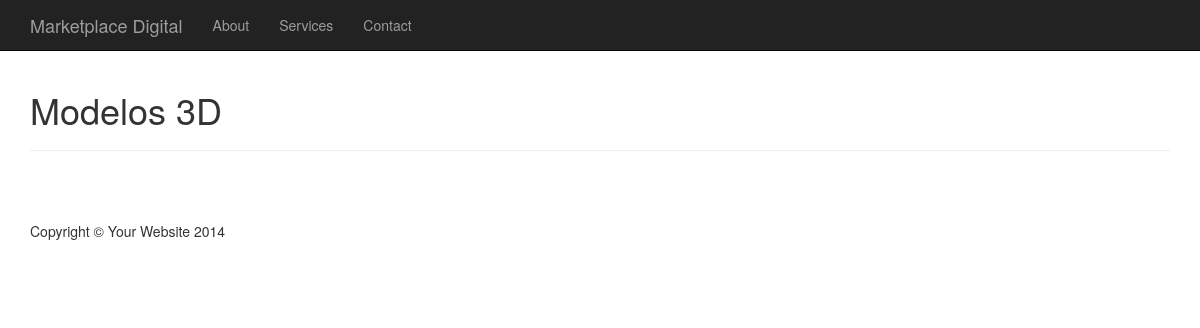
/categorias/modelos-3d/, run on an earlier commit of the app's database.
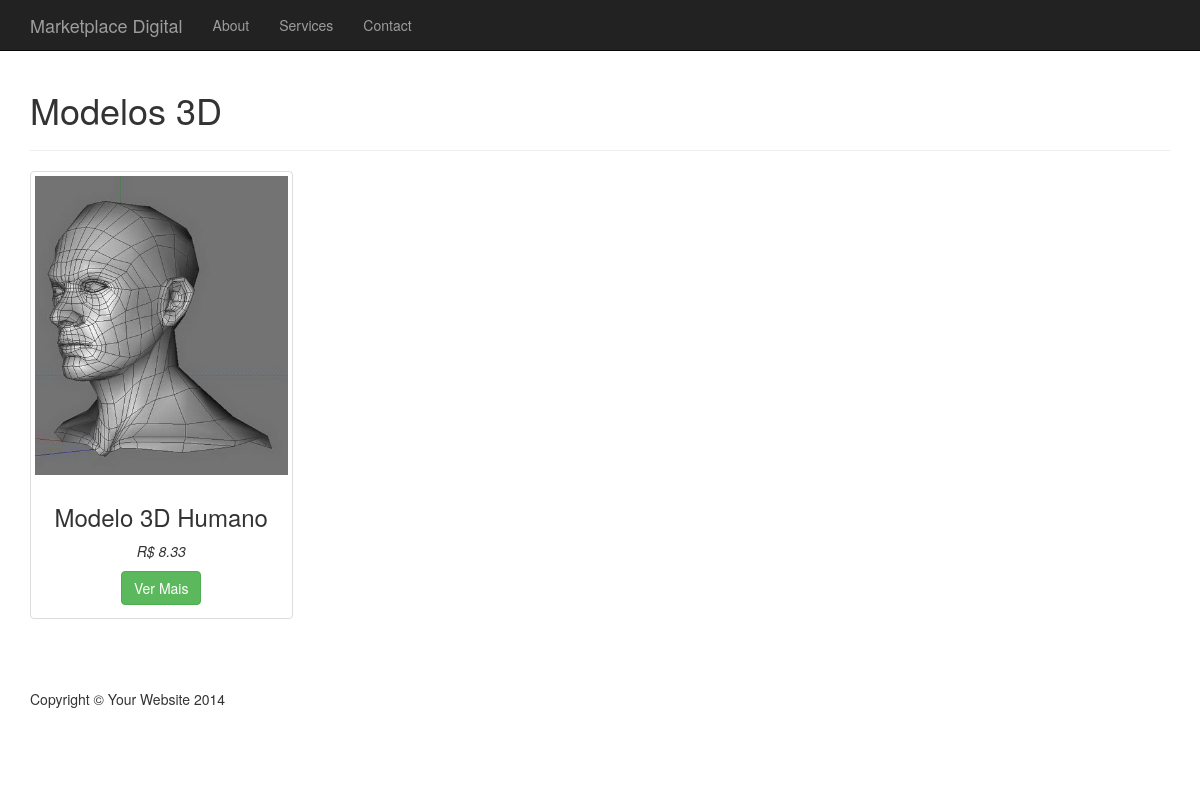
And on a later commit of the database.
### shop/models.py (models this page shows)
class Product(models.Model):
    name = models.CharField(max_length=100)
    description = models.TextField()
    slug = AutoSlugField(populate_from='name')
    price = models.DecimalField(max_digits=6, decimal_places=2)
    pay_what_you_want = models.BooleanField()
    category = models.ForeignKey(Category)
    photo = models.ImageField(upload_to='img/produtos/')
    approved = models.BooleanField(default=False)
    def __str__(self):
        return self.name

### shop/views.py (the view)
# urls.py: url(r'categorias/(?P<category_slug>[\w|-]+)/$', views.show_category, name='show_category'),
def show_category(request, category_slug):
    category = Category.objects.get(slug=category_slug)
    category_products = Product.objects.filter(category=category)
    print(category_products)
    return render(request, 'shop/show_category.html', { 'category_products' : category_products,
                                                        'category': category })

### templates/shop/show_category.html
{% extends 'base.html' %}
{% load static %}
{% block page %}
  <div class="container">
    <h1>{{ category.name }}</h1>
    <hr>
    <div class="row">
      {% for product in category_products %}
        <div class="col-md-3">
          <div class="thumbnail">
            <a href="{% url 'show_product' product.slug %}">
              <img src="/media/{{ product.photo }}" alt="">
              <div class="caption text-center">
                <h3>{{ product.name }}</h3>
                <p><em>R$ {{ product.price }}</em></p>
                <button class="btn btn-default btn-success">Ver Mais</button>
              </div>
            </a>
          </div>
        </div>
      {% endfor %}
    </div>
  </div>
{% endblock %}

What changed in the data, as far as the page shows it:
added Product: photo (picture), name "Modelo 3D Humano", price "8.33"
